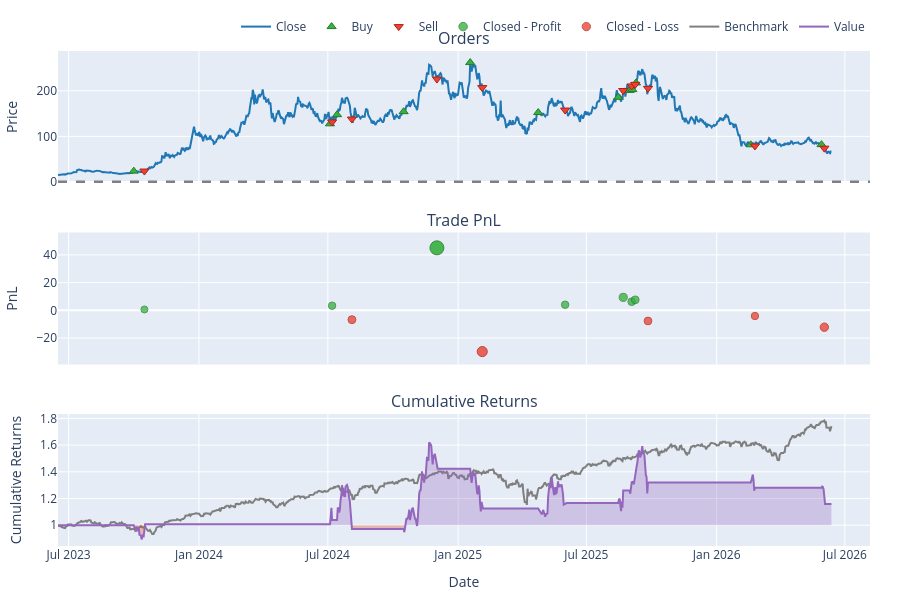

The cell this chart's notebook holds for it:
### Code cell
symbol = 'SOL-USD'
fig = vbt.make_subplots(rows=3, cols=1, vertical_spacing=0.1, shared_xaxes=True,
    subplot_titles=[
        "Orders",
        "Trade PnL",
        "Cumulative Returns"
    ])
pf1.plot_orders(column=symbol, 
              add_trace_kwargs=dict(row=1, col=1), 
              fig=fig)
pf1.plot_trade_pnl(column=symbol, 
              add_trace_kwargs=dict(row=2, col=1), 
              fig=fig)
pf1.plot_cumulative_returns(column=symbol, 
                          bm_returns=calc_returns(bm_close['SPY']),
                          # bm_returns=calc_returns(market_data.get('Close')['NVDA']),
                          add_trace_kwargs=dict(row=3, col=1), 
                          fig=fig)

fig.update_layout(
    yaxis1=dict(title="Price"),
    yaxis2=dict(title="PnL"),
    yaxis3=dict(title="Cumulative Returns"),
    xaxis3=dict(title="Date"),
)
fig.update_layout(width=900,height=600)

fig.show()

### Figure 1 — Plotly figure (JSON) as saved in the notebook; plotly's stock layout.template omitted (floating-point values rounded to 4 significant figures; data arrays with more than 128 entries replaced by an {"elided": "..."} marker saying what was removed)
{"data": [{"line": {"color": "#1f77b4"}, "mode": "lines", "name": "Close", "showlegend": true, "type": "scatter", "x": {"elided": "1093 str values"}, "xaxis": "x", "y": {"elided": "1093 float values"}, "yaxis": "y"}, {"customdata": [["0", "2023-10-01 00:00:00+00:00", "2023-10-01 00:00:00+00:00", "2023-10-01 00:00:00+00:00", 4.195, 23.84, 0, "Market", "None"], ["2", "2024-07-04 00:00:00+00:00", "2024-07-04 00:00:00+00:00", "2024-07-04 00:00:00+00:00", 0.7888, 127.6, 0, "Market", "None"], ["4", "2024-07-14 00:00:00+00:00", "2024-07-14 00:00:00+00:00", "2024-07-14 00:00:00+00:00", 0.7041, 147.6, 0, "Market", "None"], ["6", "2024-10-16 00:00:00+00:00", "2024-10-16 00:00:00+00:00", "2024-10-16 00:00:00+00:00", 0.6303, 154.2, 0, "Market", "None"], ["8", "2025-01-18 00:00:00+00:00", "2025-01-18 00:00:00+00:00", "2025-01-18 00:00:00+00:00", 0.5434, 261.9, 0, "Market", "None"], ["10", "2025-04-24 00:00:00+00:00", "2025-04-24 00:00:00+00:00", "2025-04-24 00:00:00+00:00", 0.7388, 152.3, 0, "Market", "None"], ["12", "2025-08-15 00:00:00+00:00", "2025-08-15 00:00:00+00:00", "2025-08-15 00:00:00+00:00", 0.6276, 185.7, 0, "Market", "None"], ["14", "2025-08-31 00:00:00+00:00", "2025-08-31 00:00:00+00:00", "2025-08-31 00:00:00+00:00", 0.6269, 200.9, 0, "Market", "None"], ["16", "2025-09-04 00:00:00+00:00", "2025-09-04 00:00:00+00:00", "2025-09-04 00:00:00+00:00", 0.6523, 202.6, 0, "Market", "None"], ["18", "2025-09-09 00:00:00+00:00", "2025-09-09 00:00:00+00:00", "2025-09-09 00:00:00+00:00", 0.6431, 217.3, 0, "Market", "None"], ["20", "2026-02-18 00:00:00+00:00", "2026-02-18 00:00:00+00:00", "2026-02-18 00:00:00+00:00", 1.619, 81.57, 0, "Market", "None"], ["22", "2026-05-29 00:00:00+00:00", "2026-05-29 00:00:00+00:00", "2026-05-29 00:00:00+00:00", 1.562, 81.93, 0, "Market", "None"]], "hovertemplate": "<br>Order Id: %{customdata[0]}\n<br>Signal Index: %{customdata[1]}\n<br>Creation Index: %{customdata[2]}\n<br>Fill Index: %{customdata[3]}\n<br>Size: %{customdata[4]:,}\n<br>Price: %{customdata[5]:,}\n<br>Fees: %{customdata[6]:,}\n<br>Type: %{customdata[7]}\n<br>Stop Type: %{customdata[8]}", "marker": {"color": "#37B13F", "line": {"color": "rgb(38,123,44)", "width": 1}, "size": 8, "symbol": "triangle-up"}, "mode": "markers", "name": "Buy", "type": "scatter", "x": ["2023-10-01T00:00:00+00:00", "2024-07-04T00:00:00+00:00", "2024-07-14T00:00:00+00:00", "2024-10-16T00:00:00+00:00", "2025-01-18T00:00:00+00:00", "2025-04-24T00:00:00+00:00", "2025-08-15T00:00:00+00:00", "2025-08-31T00:00:00+00:00", "2025-09-04T00:00:00+00:00", "2025-09-09T00:00:00+00:00", "2026-02-18T00:00:00+00:00", "2026-05-29T00:00:00+00:00"], "xaxis": "x", "y": [23.84, 127.6, 147.6, 154.2, 261.9, 152.3, 185.7, 200.9, 202.6, 217.3, 81.57, 81.93], "yaxis": "y"}, {"customdata": [["1", "2023-10-16 00:00:00+00:00", "2023-10-16 00:00:00+00:00", "2023-10-16 00:00:00+00:00", 4.195, 23.98, 0, "Market", "None"], ["3", "2024-07-07 00:00:00+00:00", "2024-07-07 00:00:00+00:00", "2024-07-07 00:00:00+00:00", 0.7888, 131.8, 0, "Market", "None"], ["5", "2024-08-04 00:00:00+00:00", "2024-08-04 00:00:00+00:00", "2024-08-04 00:00:00+00:00", 0.7041, 138.1, 0, "Market", "None"], ["7", "2024-12-02 00:00:00+00:00", "2024-12-02 00:00:00+00:00", "2024-12-02 00:00:00+00:00", 0.6303, 225.8, 0, "Market", "None"], ["9", "2025-02-04 00:00:00+00:00", "2025-02-04 00:00:00+00:00", "2025-02-04 00:00:00+00:00", 0.5434, 207.1, 0, "Market", "None"], ["11", "2025-06-01 00:00:00+00:00", "2025-06-01 00:00:00+00:00", "2025-06-01 00:00:00+00:00", 0.7388, 157.8, 0, "Market", "None"], ["13", "2025-08-22 00:00:00+00:00", "2025-08-22 00:00:00+00:00", "2025-08-22 00:00:00+00:00", 0.6276, 200.6, 0, "Market", "None"], ["15", "2025-09-03 00:00:00+00:00", "2025-09-03 00:00:00+00:00", "2025-09-03 00:00:00+00:00", 0.6269, 210.7, 0, "Market", "None"], ["17", "2025-09-08 00:00:00+00:00", "2025-09-08 00:00:00+00:00", "2025-09-08 00:00:00+00:00", 0.6523, 214.2, 0, "Market", "None"], ["19", "2025-09-26 00:00:00+00:00", "2025-09-26 00:00:00+00:00", "2025-09-26 00:00:00+00:00", 0.6431, 205.4, 0, "Market", "None"], ["21", "2026-02-24 00:00:00+00:00", "2026-02-24 00:00:00+00:00", "2026-02-24 00:00:00+00:00", 1.619, 79.04, 0, "Market", "None"], ["23", "2026-06-02 00:00:00+00:00", "2026-06-02 00:00:00+00:00", "2026-06-02 00:00:00+00:00", 1.562, 74.14, 0, "Market", "None"]], "hovertemplate": "<br>Order Id: %{customdata[0]}\n<br>Signal Index: %{customdata[1]}\n<br>Creation Index: %{customdata[2]}\n<br>Fill Index: %{customdata[3]}\n<br>Size: %{customdata[4]:,}\n<br>Price: %{customdata[5]:,}\n<br>Fees: %{customdata[6]:,}\n<br>Type: %{customdata[7]}\n<br>Stop Type: %{customdata[8]}", "marker": {"color": "#EA4335", "line": {"color": "rgb(181,31,18)", "width": 1}, "size": 8, "symbol": "triangle-down"}, "mode": "markers", "name": "Sell", "type": "scatter", "x": ["2023-10-16T00:00:00+00:00", "2024-07-07T00:00:00+00:00", "2024-08-04T00:00:00+00:00", "2024-12-02T00:00:00+00:00", "2025-02-04T00:00:00+00:00", "2025-06-01T00:00:00+00:00", "2025-08-22T00:00:00+00:00", "2025-09-03T00:00:00+00:00", "2025-09-08T00:00:00+00:00", "2025-09-26T00:00:00+00:00", "2026-02-24T00:00:00+00:00", "2026-06-02T00:00:00+00:00"], "xaxis": "x", "y": [23.98, 131.8, 138.1, 225.8, 207.1, 157.8, 200.6, 210.7, 214.2, 205.4, 79.04, 74.14], "yaxis": "y"}, {"customdata": [["0", "0", "2023-10-16 00:00:00+00:00", 0.6145, 0.006145], ["1", "1", "2024-07-07 00:00:00+00:00", 3.331, 0.03311], ["3", "3", "2024-12-02 00:00:00+00:00", 45.08, 0.4637], ["5", "5", "2025-06-01 00:00:00+00:00", 4.049, 0.03599], ["6", "6", "2025-08-22 00:00:00+00:00", 9.355, 0.08025], ["7", "7", "2025-09-03 00:00:00+00:00", 6.196, 0.0492], ["8", "8", "2025-09-08 00:00:00+00:00", 7.583, 0.0574]], "hovertemplate": "<br>Exit Trade Id: %{customdata[0]}\n<br>Position Id: %{customdata[1]}\n<br>Exit Index: %{customdata[2]}\n<br>PnL: %{customdata[3]:,}\n<br>Return: %{customdata[4]:,%}", "marker": {"color": "#37B13F", "line": {"color": "rgb(38,123,44)", "width": 1}, "opacity": [0.75, 0.7588, 0.9, 0.7598, 0.7743, 0.7641, 0.7668], "size": [7.0, 7.413, 14.0, 7.457, 8.134, 7.659, 7.784], "symbol": "circle"}, "mode": "markers", "name": "Closed - Profit", "type": "scatter", "x": ["2023-10-16T00:00:00+00:00", "2024-07-07T00:00:00+00:00", "2024-12-02T00:00:00+00:00", "2025-06-01T00:00:00+00:00", "2025-08-22T00:00:00+00:00", "2025-09-03T00:00:00+00:00", "2025-09-08T00:00:00+00:00"], "xaxis": "x2", "y": [0.6145, 3.331, 45.08, 4.049, 9.355, 6.196, 7.583], "yaxis": "y2"}, {"customdata": [["2", "2", "2024-08-04 00:00:00+00:00", -6.737, -0.06481], ["4", "4", "2025-02-04 00:00:00+00:00", -29.76, -0.2092], ["9", "9", "2025-09-26 00:00:00+00:00", -7.651, -0.05477], ["10", "10", "2026-02-24 00:00:00+00:00", -4.097, -0.03102], ["11", "11", "2026-06-02 00:00:00+00:00", -12.17, -0.09507]], "hovertemplate": "<br>Exit Trade Id: %{customdata[0]}\n<br>Position Id: %{customdata[1]}\n<br>Exit Index: %{customdata[2]}\n<br>PnL: %{customdata[3]:,}\n<br>Return: %{customdata[4]:,%}", "marker": {"color": "#EA4335", "line": {"color": "rgb(181,31,18)", "width": 1}, "opacity": [0.7692, 0.8166, 0.7659, 0.7582, 0.7792], "size": [7.897, 10.11, 7.744, 7.381, 8.36], "symbol": "circle"}, "mode": "markers", "name": "Closed - Loss", "type": "scatter", "x": ["2024-08-04T00:00:00+00:00", "2025-02-04T00:00:00+00:00", "2025-09-26T00:00:00+00:00", "2026-02-24T00:00:00+00:00", "2026-06-02T00:00:00+00:00"], "xaxis": "x2", "y": [-6.737, -29.76, -7.651, -4.097, -12.17], "yaxis": "y2"}, {"line": {"color": "#7f7f7f"}, "mode": "lines", "name": "Benchmark", "showlegend": true, "type": "scatter", "x": {"elided": "1093 str values"}, "xaxis": "x3", "y": {"elided": "1093 float values"}, "yaxis": "y3"}, {"hoverinfo": "skip", "line": {"color": "rgba(0, 0, 0, 0)", "width": 0}, "mode": "lines", "opacity": 0, "showlegend": false, "type": "scatter", "x": {"elided": "1093 str values"}, "xaxis": "x3", "y": {"elided": "1093 int values"}, "yaxis": "y3"}, {"connectgaps": false, "fill": "tonexty", "fillcolor": "rgba(148,103,189,0.3000)", "hoverinfo": "skip", "line": {"color": "rgba(0, 0, 0, 0)", "width": 0}, "mode": "lines", "opacity": 0, "showlegend": false, "type": "scatter", "x": {"elided": "1093 str values"}, "xaxis": "x3", "y": {"elided": "1093 float values"}, "yaxis": "y3"}, {"hoverinfo": "skip", "line": {"color": "rgba(0, 0, 0, 0)", "width": 0}, "mode": "lines", "opacity": 0, "showlegend": false, "type": "scatter", "x": {"elided": "1093 str values"}, "xaxis": "x3", "y": {"elided": "1093 int values"}, "yaxis": "y3"}, {"connectgaps": false, "fill": "tonexty", "fillcolor": "rgba(220,57,18,0.3000)", "hoverinfo": "skip", "line": {"color": "rgba(0, 0, 0, 0)", "width": 0}, "mode": "lines", "opacity": 0, "showlegend": false, "type": "scatter", "x": {"elided": "1093 str values"}, "xaxis": "x3", "y": {"elided": "1093 float values"}, "yaxis": "y3"}, {"line": {"color": "#9467bd"}, "mode": "lines", "name": "Value", "showlegend": true, "type": "scatter", "x": {"elided": "1093 str values"}, "xaxis": "x3", "y": {"elided": "1093 float values"}, "yaxis": "y3"}, {"hoverinfo": "skip", "line": {"color": "rgba(0, 0, 0, 0)", "width": 0}, "mode": "lines", "opacity": 0, "showlegend": false, "type": "scatter", "x": {"elided": "1093 str values"}, "xaxis": "x3", "y": {"elided": "1093 int values"}, "yaxis": "y3"}], "layout": {"annotations": [{"font": {"size": 16}, "showarrow": false, "text": "Orders", "x": 0.5, "xanchor": "center", "xref": "paper", "y": 1, "yanchor": "bottom", "yref": "paper"}, {"font": {"size": 16}, "showarrow": false, "text": "Trade PnL", "x": 0.5, "xanchor": "center", "xref": "paper", "y": 0.6333, "yanchor": "bottom", "yref": "paper"}, {"font": {"size": 16}, "showarrow": false, "text": "Cumulative Returns", "x": 0.5, "xanchor": "center", "xref": "paper", "y": 0.2667, "yanchor": "bottom", "yref": "paper"}], "height": 600, "legend": {"orientation": "h", "traceorder": "normal", "x": 1, "xanchor": "right", "y": 1.02, "yanchor": "bottom"}, "margin": {"b": 30, "l": 30, "r": 30, "t": 30}, "shapes": [{"line": {"color": "gray", "dash": "dash"}, "type": "line", "x0": 0, "x1": 1, "xref": "paper", "y0": 0, "y1": 0, "yref": "y"}, {"line": {"color": "gray", "dash": "dash"}, "type": "line", "x0": 0, "x1": 1, "xref": "paper", "y0": 1, "y1": 1, "yref": "y"}], "width": 900, "xaxis": {"anchor": "y", "domain": [0, 1], "matches": "x3", "showticklabels": false}, "xaxis2": {"anchor": "y2", "domain": [0, 1], "matches": "x3", "showticklabels": false}, "xaxis3": {"anchor": "y3", "domain": [0, 1], "title": {"text": "Date"}}, "yaxis": {"anchor": "x", "domain": [0.7333, 1], "title": {"text": "Price"}}, "yaxis2": {"anchor": "x2", "domain": [0.3667, 0.6333], "title": {"text": "PnL"}}, "yaxis3": {"anchor": "x3", "domain": [0, 0.2667], "title": {"text": "Cumulative Returns"}}}}
